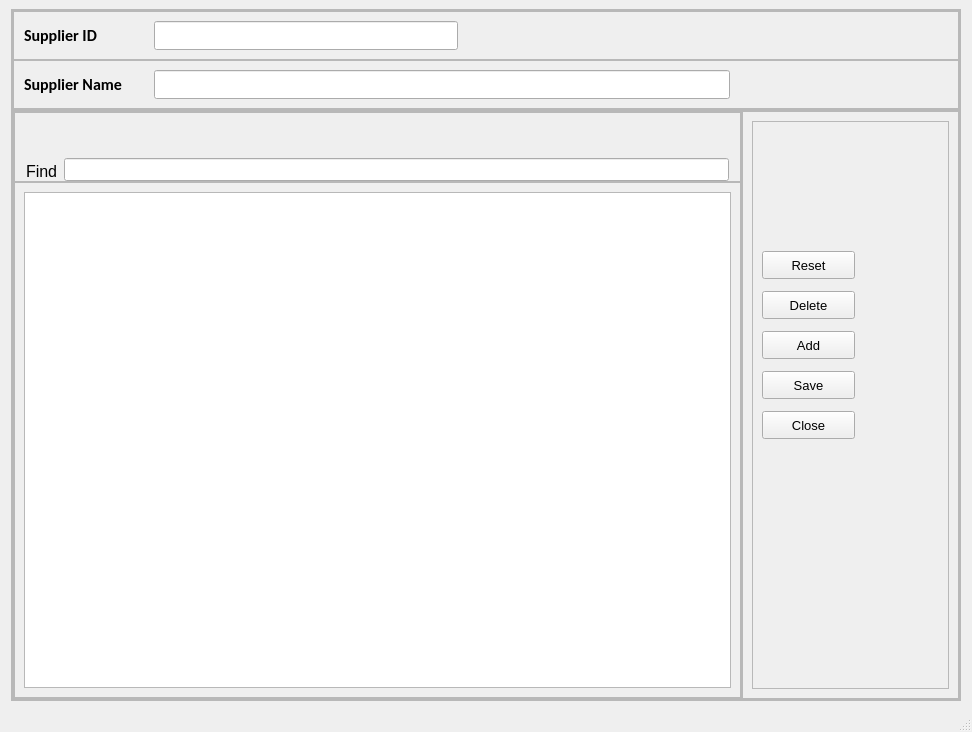
<?xml version="1.0" encoding="UTF-8"?>
<ui version="4.0">
 <class>RWSupplier</class>
 <widget class="QMainWindow" name="RWSupplier">
  <property name="geometry">
   <rect>
    <x>0</x>
    <y>0</y>
    <width>972</width>
    <height>732</height>
   </rect>
  </property>
  <property name="minimumSize">
   <size>
    <width>972</width>
    <height>732</height>
   </size>
  </property>
  <property name="windowTitle">
   <string>Rubber Wood Supplier</string>
  </property>
  <widget class="QWidget" name="centralwidget">
   <layout class="QGridLayout" name="gridLayout">
    <item row="0" column="0" alignment="Qt::AlignHCenter">
     <widget class="QFrame" name="frame">
      <property name="frameShape">
       <enum>QFrame::StyledPanel</enum>
      </property>
      <property name="frameShadow">
       <enum>QFrame::Raised</enum>
      </property>
      <layout class="QVBoxLayout" name="verticalLayout">
       <property name="spacing">
        <number>0</number>
       </property>
       <property name="leftMargin">
        <number>0</number>
       </property>
       <property name="topMargin">
        <number>0</number>
       </property>
       <property name="rightMargin">
        <number>0</number>
       </property>
       <property name="bottomMargin">
        <number>0</number>
       </property>
       <item>
        <widget class="QFrame" name="frame_2">
         <property name="minimumSize">
          <size>
           <width>0</width>
           <height>100</height>
          </size>
         </property>
         <property name="frameShape">
          <enum>QFrame::StyledPanel</enum>
         </property>
         <property name="frameShadow">
          <enum>QFrame::Raised</enum>
         </property>
         <layout class="QVBoxLayout" name="verticalLayout_2">
          <property name="spacing">
           <number>0</number>
          </property>
          <property name="leftMargin">
           <number>0</number>
          </property>
          <property name="topMargin">
           <number>0</number>
          </property>
          <property name="rightMargin">
           <number>0</number>
          </property>
          <property name="bottomMargin">
           <number>0</number>
          </property>
          <item alignment="Qt::AlignLeft">
           <widget class="QFrame" name="frame_4">
            <property name="minimumSize">
             <size>
              <width>946</width>
              <height>49</height>
             </size>
            </property>
            <property name="maximumSize">
             <size>
              <width>946</width>
              <height>49</height>
             </size>
            </property>
            <property name="font">
             <font>
              <family>Calibri</family>
              <pointsize>12</pointsize>
              <weight>75</weight>
              <bold>true</bold>
             </font>
            </property>
            <property name="frameShape">
             <enum>QFrame::StyledPanel</enum>
            </property>
            <property name="frameShadow">
             <enum>QFrame::Raised</enum>
            </property>
            <layout class="QHBoxLayout" name="horizontalLayout_3">
             <property name="spacing">
              <number>0</number>
             </property>
             <property name="leftMargin">
              <number>10</number>
             </property>
             <property name="topMargin">
              <number>0</number>
             </property>
             <property name="rightMargin">
              <number>500</number>
             </property>
             <property name="bottomMargin">
              <number>0</number>
             </property>
             <item>
              <widget class="QLabel" name="label">
               <property name="minimumSize">
                <size>
                 <width>130</width>
                 <height>0</height>
                </size>
               </property>
               <property name="text">
                <string>Supplier ID</string>
               </property>
               <property name="wordWrap">
                <bool>false</bool>
               </property>
               <property name="margin">
                <number>0</number>
               </property>
              </widget>
             </item>
             <item>
              <widget class="QLineEdit" name="supplierID">
               <property name="font">
                <font>
                 <weight>50</weight>
                 <bold>false</bold>
                </font>
               </property>
              </widget>
             </item>
            </layout>
           </widget>
          </item>
          <item alignment="Qt::AlignLeft">
           <widget class="QFrame" name="frame_5">
            <property name="minimumSize">
             <size>
              <width>946</width>
              <height>49</height>
             </size>
            </property>
            <property name="maximumSize">
             <size>
              <width>946</width>
              <height>49</height>
             </size>
            </property>
            <property name="font">
             <font>
              <family>Calibri</family>
              <pointsize>12</pointsize>
              <weight>75</weight>
              <bold>true</bold>
             </font>
            </property>
            <property name="frameShape">
             <enum>QFrame::StyledPanel</enum>
            </property>
            <property name="frameShadow">
             <enum>QFrame::Raised</enum>
            </property>
            <layout class="QHBoxLayout" name="horizontalLayout_2">
             <property name="spacing">
              <number>0</number>
             </property>
             <property name="leftMargin">
              <number>10</number>
             </property>
             <property name="topMargin">
              <number>0</number>
             </property>
             <property name="rightMargin">
              <number>228</number>
             </property>
             <property name="bottomMargin">
              <number>0</number>
             </property>
             <item>
              <widget class="QLabel" name="label_2">
               <property name="minimumSize">
                <size>
                 <width>130</width>
                 <height>0</height>
                </size>
               </property>
               <property name="text">
                <string>Supplier Name</string>
               </property>
              </widget>
             </item>
             <item>
              <widget class="QLineEdit" name="supplierName">
               <property name="font">
                <font>
                 <weight>50</weight>
                 <bold>false</bold>
                </font>
               </property>
              </widget>
             </item>
            </layout>
           </widget>
          </item>
         </layout>
        </widget>
       </item>
       <item>
        <widget class="QFrame" name="frame_3">
         <property name="minimumSize">
          <size>
           <width>0</width>
           <height>500</height>
          </size>
         </property>
         <property name="frameShape">
          <enum>QFrame::StyledPanel</enum>
         </property>
         <property name="frameShadow">
          <enum>QFrame::Raised</enum>
         </property>
         <layout class="QHBoxLayout" name="horizontalLayout">
          <property name="spacing">
           <number>0</number>
          </property>
          <property name="leftMargin">
           <number>0</number>
          </property>
          <property name="topMargin">
           <number>0</number>
          </property>
          <property name="rightMargin">
           <number>0</number>
          </property>
          <property name="bottomMargin">
           <number>0</number>
          </property>
          <item alignment="Qt::AlignLeft">
           <widget class="QFrame" name="frame_6">
            <property name="minimumSize">
             <size>
              <width>729</width>
              <height>555</height>
             </size>
            </property>
            <property name="frameShape">
             <enum>QFrame::StyledPanel</enum>
            </property>
            <property name="frameShadow">
             <enum>QFrame::Raised</enum>
            </property>
            <layout class="QVBoxLayout" name="verticalLayout_3">
             <property name="spacing">
              <number>0</number>
             </property>
             <property name="leftMargin">
              <number>0</number>
             </property>
             <property name="topMargin">
              <number>0</number>
             </property>
             <property name="rightMargin">
              <number>0</number>
             </property>
             <property name="bottomMargin">
              <number>0</number>
             </property>
             <item alignment="Qt::AlignBottom">
              <widget class="QFrame" name="frame_8">
               <property name="minimumSize">
                <size>
                 <width>0</width>
                 <height>70</height>
                </size>
               </property>
               <property name="font">
                <font>
                 <pointsize>10</pointsize>
                </font>
               </property>
               <property name="frameShape">
                <enum>QFrame::StyledPanel</enum>
               </property>
               <property name="frameShadow">
                <enum>QFrame::Raised</enum>
               </property>
               <layout class="QHBoxLayout" name="horizontalLayout_4">
                <property name="leftMargin">
                 <number>11</number>
                </property>
                <property name="topMargin">
                 <number>0</number>
                </property>
                <property name="rightMargin">
                 <number>11</number>
                </property>
                <property name="bottomMargin">
                 <number>0</number>
                </property>
                <item alignment="Qt::AlignBottom">
                 <widget class="QLabel" name="label_3">
                  <property name="minimumSize">
                   <size>
                    <width>0</width>
                    <height>0</height>
                   </size>
                  </property>
                  <property name="font">
                   <font>
                    <pointsize>12</pointsize>
                   </font>
                  </property>
                  <property name="text">
                   <string>Find</string>
                  </property>
                 </widget>
                </item>
                <item alignment="Qt::AlignBottom">
                 <widget class="QLineEdit" name="searchBar"/>
                </item>
               </layout>
              </widget>
             </item>
             <item>
              <widget class="QFrame" name="frame_9">
               <property name="minimumSize">
                <size>
                 <width>0</width>
                 <height>0</height>
                </size>
               </property>
               <property name="frameShape">
                <enum>QFrame::StyledPanel</enum>
               </property>
               <property name="frameShadow">
                <enum>QFrame::Raised</enum>
               </property>
               <layout class="QVBoxLayout" name="verticalLayout_5">
                <item>
                 <widget class="QTableView" name="tableView"/>
                </item>
               </layout>
              </widget>
             </item>
            </layout>
           </widget>
          </item>
          <item>
           <widget class="QFrame" name="frame_7">
            <property name="frameShape">
             <enum>QFrame::StyledPanel</enum>
            </property>
            <property name="frameShadow">
             <enum>QFrame::Raised</enum>
            </property>
            <layout class="QVBoxLayout" name="verticalLayout_4">
             <item>
              <widget class="QFrame" name="frame_10">
               <property name="minimumSize">
                <size>
                 <width>193</width>
                 <height>0</height>
                </size>
               </property>
               <property name="font">
                <font>
                 <pointsize>10</pointsize>
                </font>
               </property>
               <property name="frameShape">
                <enum>QFrame::StyledPanel</enum>
               </property>
               <property name="frameShadow">
                <enum>QFrame::Raised</enum>
               </property>
               <widget class="QPushButton" name="saveButton">
                <property name="geometry">
                 <rect>
                  <x>10</x>
                  <y>250</y>
                  <width>93</width>
                  <height>28</height>
                 </rect>
                </property>
                <property name="text">
                 <string>Save</string>
                </property>
               </widget>
               <widget class="QPushButton" name="addButton">
                <property name="geometry">
                 <rect>
                  <x>10</x>
                  <y>210</y>
                  <width>93</width>
                  <height>28</height>
                 </rect>
                </property>
                <property name="text">
                 <string>Add</string>
                </property>
               </widget>
               <widget class="QPushButton" name="close">
                <property name="geometry">
                 <rect>
                  <x>10</x>
                  <y>290</y>
                  <width>93</width>
                  <height>28</height>
                 </rect>
                </property>
                <property name="text">
                 <string>Close</string>
                </property>
               </widget>
               <widget class="QPushButton" name="deleteButton">
                <property name="geometry">
                 <rect>
                  <x>10</x>
                  <y>170</y>
                  <width>93</width>
                  <height>28</height>
                 </rect>
                </property>
                <property name="text">
                 <string>Delete</string>
                </property>
               </widget>
               <widget class="QPushButton" name="resetButton">
                <property name="geometry">
                 <rect>
                  <x>10</x>
                  <y>130</y>
                  <width>93</width>
                  <height>28</height>
                 </rect>
                </property>
                <property name="text">
                 <string>Reset</string>
                </property>
               </widget>
              </widget>
             </item>
            </layout>
           </widget>
          </item>
         </layout>
        </widget>
       </item>
      </layout>
     </widget>
    </item>
   </layout>
  </widget>
  <widget class="QMenuBar" name="menubar">
   <property name="geometry">
    <rect>
     <x>0</x>
     <y>0</y>
     <width>972</width>
     <height>26</height>
    </rect>
   </property>
  </widget>
  <widget class="QStatusBar" name="statusbar"/>
 </widget>
 <resources/>
 <connections/>
</ui>
